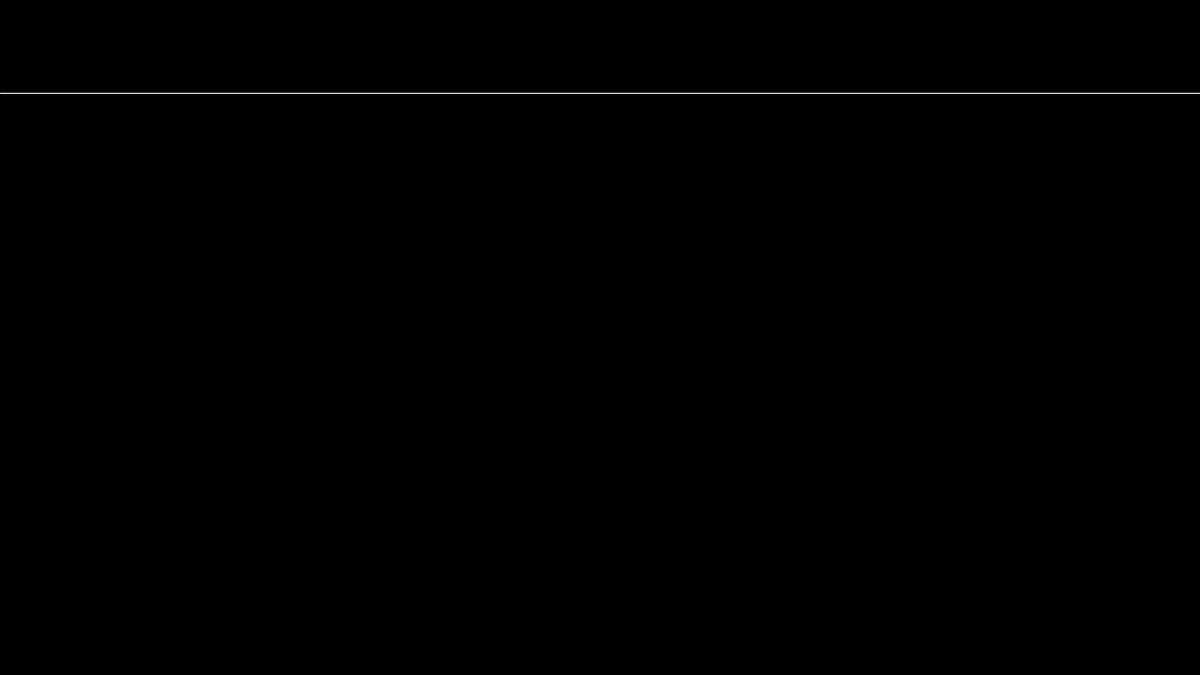
Frame 1 (no input)
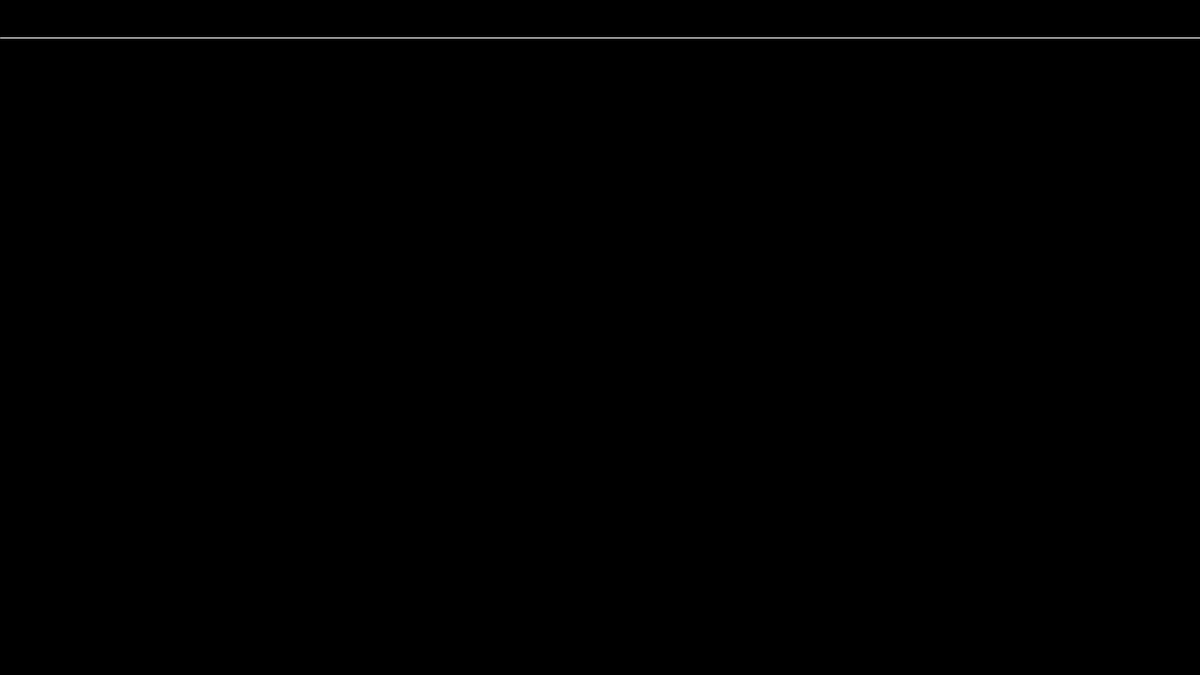
Frame 60 (the mouse pressed at the canvas centre just before this capture)
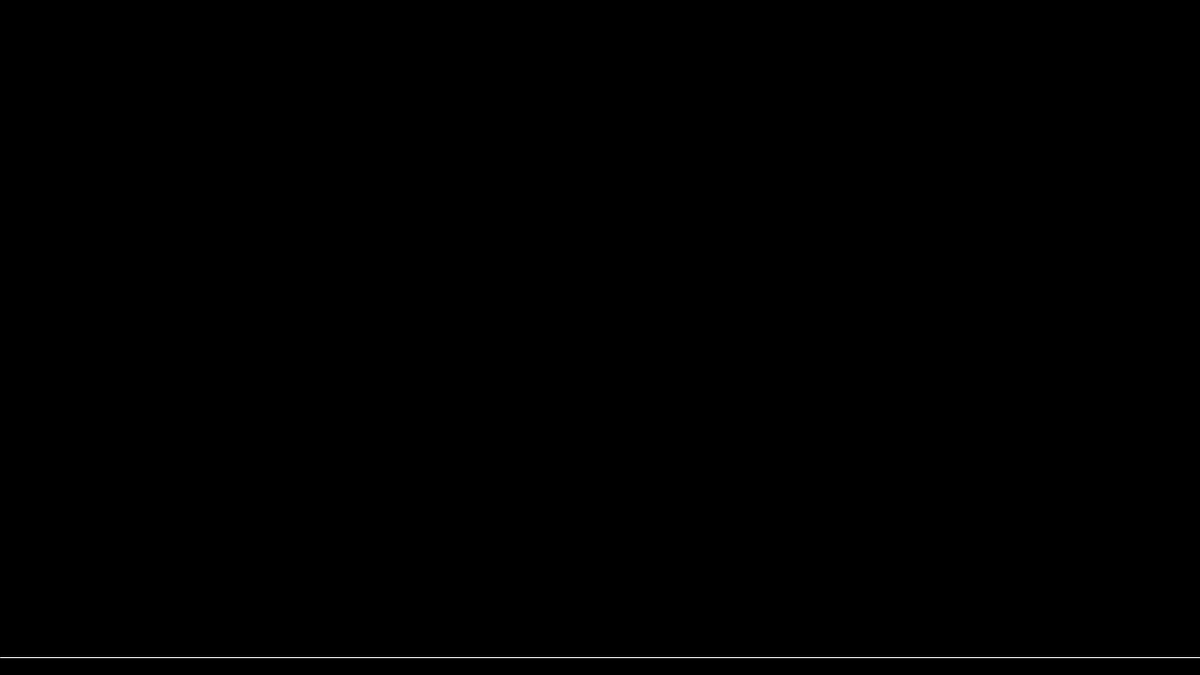
Frame 120 (the mouse held since frame 60 and released just before this capture)

The Processing sketch that drew these frames (run headless with seeded random() and noise(); from frame 60 on, the mouse is pressed at the canvas centre):

// Processing sketch: mouseControlExample
// ── mouseControlExample.pde
boolean looping = false;
int y = 100;

void setup() {
  size(1280, 720);
  stroke(255);
  frameRate(30);
}

void draw() {
  
  background(0);
  y = y - 1;
  if (y < 0) {
    y = height;
  }
  line(0, y, width, y);
}

void mousePressed() { 
  if (looping){
    drawRandomPoints();
    noLoop();
  } else {
    loop();
  }
  looping = !looping;
}

void drawRandomPoints() {
  stroke(255);
  smooth();
  for (int i=0; i<30; i++){
    float rW = random(20);
    strokeWeight(rW);
    float rX = random(width/4);
    float rY = random(height/4);
    point(mouseX-width/8 + rX, mouseY-height/8+rY); 
  }
  
  strokeWeight(2);
}
